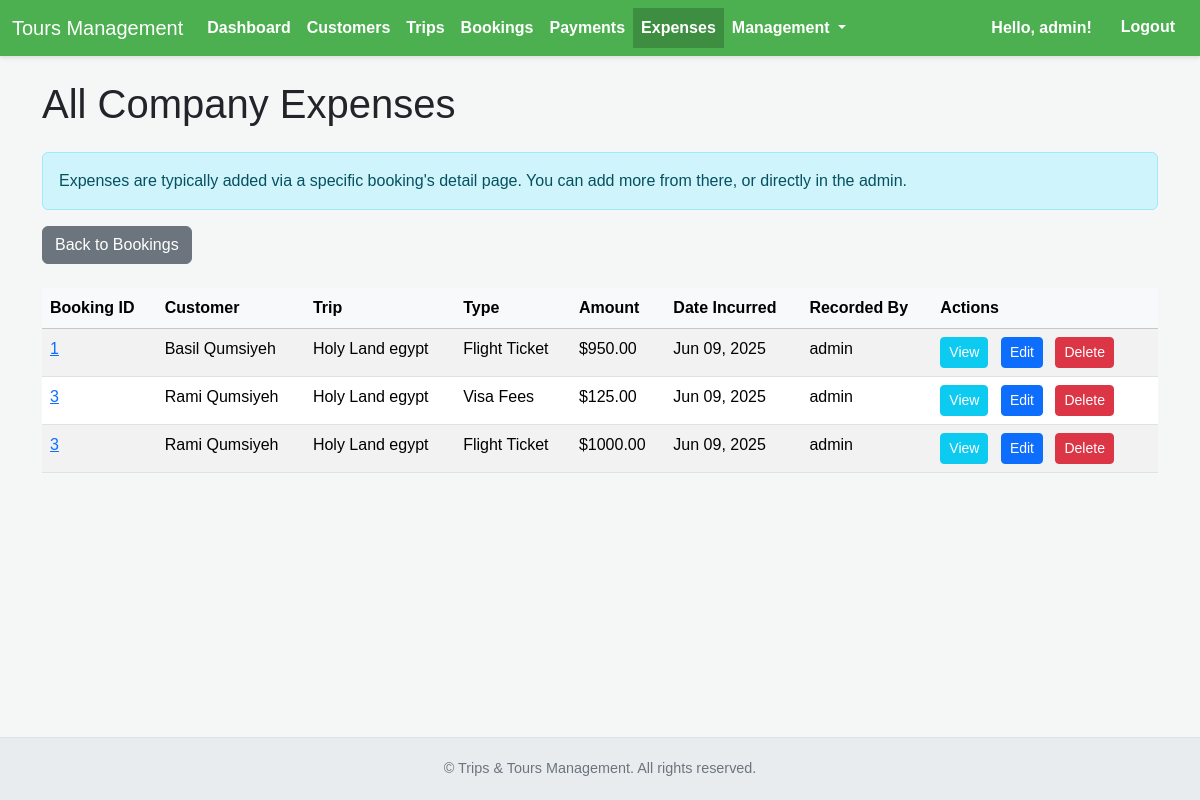
The app's page /expenses/ (signed in) with its own data.
### expenses/models.py (models this page shows, shortened)
class Expense(models.Model):
    booking = models.ForeignKey(
        Booking,
        on_delete=models.CASCADE,
        related_name='expenses',
        help_text="The booking (participant) this expense is associated with."
    )
    expense_type = models.ForeignKey( # CHANGED TO FOREIGNKEY
        ExpenseType,
        on_delete=models.PROTECT, # PROTECT to prevent deletion of an expense type if it's in use
        related_name='expenses',
        help_text="Category of the expense (e.g., flight, accommodation)."
    )
    amount = models.DecimalField(
        max_digits=10,
        decimal_places=2,
        help_text="Amount of the expense in USD."
    )
    expense_date = models.DateField(
        help_text="The date the expense was incurred or recorded."
    )
    notes = models.TextField(
        blank=True,
        help_text="Any internal notes or details about this expense."
    )
    created_by = models.ForeignKey(
        settings.AUTH_USER_MODEL,
        on_delete=models.SET_NULL,
        null=True,
        blank=True,
        related_name='expenses_created_by',
        help_text="The user who created this expense record."
    )
    date_created = models.DateTimeField(auto_now_add=True)
    last_updated = models.DateTimeField(auto_now=True)
    class Meta:
        ordering = ['-expense_date', '-date_created']
        verbose_name = "Expense"
        verbose_name_plural = "Expenses"

class ExpenseType(models.Model): # NEW MODEL
    name = models.CharField(max_length=100, unique=True, help_text="Name of the expense type (e.g., Flight Tickets, Accommodation).")
    description = models.TextField(blank=True, help_text="Brief description of this expense type.")
    class Meta:
        ordering = ['name']
        verbose_name = "Expense Type"
        verbose_name_plural = "Expense Types"

### bookings/models.py (models this page shows, shortened)
class Booking(models.Model):
    BOOKING_STATUS_CHOICES = [
        ('pending', 'Pending Confirmation'),
        ('confirmed', 'Confirmed'),
        ('cancelled', 'Cancelled'),
    ]
    PAYMENT_STATUS_CHOICES = [
        ('not_paid', 'Not Paid'),
        ('partially_paid', 'Partially Paid'),
        ('fully_paid', 'Fully Paid'),
        ('refunded', 'Refunded'),
    ]
    customer = models.ForeignKey(Customer, on_delete=models.PROTECT, related_name='bookings',
                                 help_text="The customer making this booking.")
    trip = models.ForeignKey(Trip, on_delete=models.PROTECT, related_name='bookings',
                             help_text="The trip the customer is booking.")
    price_tier = models.ForeignKey(TripPriceTier, on_delete=models.PROTECT, related_name='bookings',
                                   help_text="The chosen price tier for this booking.")
    booking_date = models.DateTimeField(auto_now_add=True)
    internal_notes = models.TextField(blank=True, help_text="Internal notes specific to this booking (e.g. initial booking remarks). For communication log, use Booking Notes below.")
    total_price = models.DecimalField(max_digits=10, decimal_places=2, default=0.00,
                                      help_text="Automatically calculated total price of the booking (tier + add-ons).")
    amount_paid = models.DecimalField(max_digits=10, decimal_places=2, default=0.00,
                                      help_text="Total amount paid by the customer for this booking.")
    booking_status = models.CharField(
        max_length=20,
        choices=BOOKING_STATUS_CHOICES,
        default='pending',
        help_text="The overall status of the booking (e.g., Pending, Confirmed, Cancelled)."
    )
    payment_status = models.CharField(
        max_length=20,
        choices=PAYMENT_STATUS_CHOICES,
        default='not_paid',
        help_text="The payment status based on payments received."
    )
    class Meta:
        ordering = ['-booking_date']
        verbose_name = "Booking"
        verbose_name_plural = "Bookings"
        unique_together = ['customer', 'trip']

### customers/models.py (models this page shows, shortened)
class Customer(models.Model):
    first_name = models.CharField(max_length=100)
    last_name = models.CharField(max_length=100)
    email = models.EmailField(blank=True, null=True, unique=True,
                              help_text="Primary email address for communication. Keep unique if possible.")
    phone_number = models.CharField(max_length=20, blank=True, null=True)
    passport_number = models.CharField(max_length=50, blank=True, null=True, unique=True,
                                       help_text="Customer's passport number.")
    passport_issue_date = models.DateField(blank=True, null=True,
                                          help_text="Date passport was issued.")
    passport_expiry_date = models.DateField(blank=True, null=True,
                                           help_text="Date passport expires.")
    date_of_birth = models.DateField(blank=True, null=True)
    dietary_restrictions = models.TextField(blank=True, help_text="Any specific dietary needs or allergies.")
    emergency_contact_name = models.CharField(max_length=200, blank=True, null=True)
    emergency_contact_relationship = models.CharField(max_length=100, blank=True, null=True)
    emergency_contact_phone = models.CharField(max_length=20, blank=True, null=True)
    emergency_contact_email = models.EmailField(blank=True, null=True)
    date_added = models.DateTimeField(auto_now_add=True)
    last_updated = models.DateTimeField(auto_now=True)
    class Meta:
        ordering = ['last_name', 'first_name']
        verbose_name = "Customer"
        verbose_name_plural = "Customers" # Corrected typo
    @property
    def full_name(self):
        return f"{self.first_name} {self.last_name}"

### trips/models.py (models this page shows, shortened)
class Trip(models.Model):
    TRIP_STATUS_CHOICES = [
        ('open', 'Open for Booking'),
        ('confirmed', 'Confirmed'),
        ('full', 'Full'),
        ('cancelled', 'Cancelled'),
        ('completed', 'Completed'),
    ]
    name = models.CharField(max_length=200, unique=True, help_text="Unique name for the trip package.")
    destination = models.CharField(max_length=255, blank=True, help_text="Primary destination or region of the trip.")
    start_date = models.DateField()
    end_date = models.DateField()
    internal_notes = models.TextField(blank=True, help_text="Notes for internal staff only, not for customers.")
    detailed_itinerary = models.TextField(blank=True, help_text="A comprehensive description of the trip itinerary.")
    max_capacity = models.PositiveIntegerField(blank=True, null=True, help_text="Maximum number of travelers this trip can accommodate.")
    min_travelers = models.PositiveIntegerField(blank=True, null=True, help_text="Minimum number of travelers required for the trip to proceed.")
    status = models.CharField(
        max_length=20,
        choices=TRIP_STATUS_CHOICES,
        default='open',
        help_text="Current status of the trip (e.g., Open, Confirmed, Cancelled)."
    )
    date_created = models.DateTimeField(auto_now_add=True)
    last_updated = models.DateTimeField(auto_now=True)
    class Meta:
        ordering = ['start_date', 'name']
        verbose_name = "Trip"
        verbose_name_plural = "Trips"
        unique_together = ['name', 'start_date']

### expenses/views.py (the view)
# urls.py: path('', views.expense_list, name='expense_list'),
@login_required
def expense_list(request):
    expenses = Expense.objects.select_related('booking__customer', 'booking__trip', 'expense_type', 'created_by').all() # Add expense_type
    context = {
        'expenses': expenses
    }
    return render(request, 'expenses/expense_list.html', context)

### expenses/templates/expenses/expense_list.html (shortened to what this page needs)
{% extends "base.html" %}
{% load app_filters %}
{% block content %}
    <h1 class="mb-4">All Company Expenses</h1>
    <p class="alert alert-info">Expenses are typically added via a specific booking's detail page. You can add more from there, or directly in the admin.</p>
    <div class="mb-4">
        <a href="{% url 'booking_list' %}" class="btn btn-secondary">Back to Bookings</a>
    </div>
    {% if expenses %}
        <div class="table-responsive">
            <table class="table table-striped table-hover">
                <thead class="table-light">
                    <tr>
                        <th scope="col">Booking ID</th>
                        <th scope="col">Customer</th>
                        <th scope="col">Trip</th>
                        <th scope="col">Type</th>
                        <th scope="col">Amount</th>
                        <th scope="col">Date Incurred</th>
                        <th scope="col">Recorded By</th>
                        <th scope="col">Actions</th>
                    </tr>
                </thead>
                <tbody>
                    {% for expense in expenses %}
                        <tr>
                            <td><a href="{% url 'booking_detail' expense.booking.pk %}">{{ expense.booking.pk }}</a></td>
                            <td>{{ expense.booking.customer.full_name }}</td>
                            <td>{{ expense.booking.trip.name }}</td>
                            <td>{{ expense.expense_type.name }}</td>
                            <td>${{ expense.amount|floatformat:2 }}</td>
                            <td>{{ expense.expense_date|date:"M d, Y" }}</td>
                            <td>{{ expense.created_by.username|default:"N/A" }}</td>
                            <td class="action-links">
                                <a href="{% url 'expense_detail' expense.pk %}" class="btn btn-sm btn-info text-white">View</a>
                                <a href="{% url 'expense_update' expense.pk %}" class="btn btn-sm btn-primary">Edit</a>
                                <a href="{% url 'expense_delete' expense.pk %}" class="btn btn-sm btn-danger delete-link">Delete</a>
                            </td>
                        </tr>
                    {% endfor %}
                </tbody>
            </table>
        </div>
    {% else %}
        <p class="alert alert-info">No company expenses found.</p>
    {% endif %}
{% endblock content %}

### templates/base.html (shortened to what this page needs)
{% load static %}
<!DOCTYPE html>
<html lang="en">
<head>
    <link href="https://cdn.jsdelivr.net/npm/bootstrap@5.3.3/dist/css/bootstrap.min.css" rel="stylesheet">
</head>
<body>
    <nav class="navbar navbar-expand-lg">
        <div class="container-fluid">
            <a class="navbar-brand text-white" href="{% url 'dashboard' %}">Tours Management</a>
            <div class="collapse navbar-collapse" id="navbarNav">
                <ul class="navbar-nav me-auto mb-2 mb-lg-0">
                    <li class="nav-item">
                        <a class="nav-link {% if request.resolver_match.url_name == 'dashboard' %}active{% endif %}" href="{% url 'dashboard' %}">Dashboard</a>
                    </li>
                    <li class="nav-item">
                        <a class="nav-link {% if 'customer' in request.path %}active{% endif %}" href="{% url 'customer_list' %}">Customers</a>
                    </li>
                    <li class="nav-item">
                        <a class="nav-link {% if 'trip' in request.path and not 'booking' in request.path %}active{% endif %}" href="{% url 'trip_list' %}">Trips</a>
                    </li>
                    <li class="nav-item">
                        <a class="nav-link {% if 'booking' in request.path %}active{% endif %}" href="{% url 'booking_list' %}">Bookings</a>
                    </li>
                    <li class="nav-item">
                        <a class="nav-link {% if 'payment' in request.path %}active{% endif %}" href="{% url 'payment_list' %}">Payments</a>
                    </li>
                    <li class="nav-item">
                        <a class="nav-link {% if 'expense' in request.path and 'types' not in request.path %}active{% endif %}" href="{% url 'expense_list' %}">Expenses</a>
                    </li>
                    <li class="nav-item dropdown">
                        <a class="nav-link dropdown-toggle {% if 'types' in request.path %}active{% endif %}" href="#" id="navbarDropdownManagement" role="button" data-bs-toggle="dropdown" aria-expanded="false">
                            Management
                        </a>
                    </li>
                </ul>
                <div class="d-flex">
                    {% if user.is_authenticated %}
                        <span class="navbar-text me-3">Hello, {{ user.username }}!</span>
                        <form action="{% url 'logout' %}" method="post" class="d-inline">
                            <button type="submit" class="btn btn-link text-white">Logout</button>
                        </form>
                    {% else %}
                        <a class="nav-link text-white" href="{% url 'login' %}">Login</a>
                    {% endif %}
                </div>
            </div>
        </div>
    </nav>
    <div class="container flex-grow-1 my-4">
        {% block content %}{% endblock content %}
    </div>
    <footer>
        © {{ "now"|date:"Y" }} Trips & Tours Management. All rights reserved.
    </footer>
</body>
</html>

### templates/base.html (style rules this page uses)
body { font-family: Arial, sans-serif; background-color: #f4f7f6; display: flex; flex-direction: column; min-height: 100vh; }
.navbar { background-color: #4CAF50; box-shadow: 0 2px 4px rgba(0,0,0,0.1); }
.navbar .nav-link { color: white !important; font-weight: bold; transition: background-color 0.3s ease; }
.navbar .nav-link.active { background-color: #3e8e41; }
.navbar .navbar-text { color: white; font-weight: bold; }
.navbar .btn-link { color: white; font-weight: bold; text-decoration: none; transition: background-color 0.3s ease; }
.action-links a { margin-right: 8px; text-decoration: none; }
.action-links a.btn-danger { color: white; }
footer { margin-top: auto; padding: 1.25rem; text-align: center; color: #6c757d; font-size: 0.9em; background-color: #e9ecef; border-top: 1px solid #dee2e6; }

### records on screen
Expense: booking.pk "1", booking.customer.full_name "Basil Qumsiyeh", booking.trip.name "Holy Land egypt", expense_type.name "Flight Ticket", amount "950.00", expense_date "Jun 09, 2025", created_by.username "admin"
Expense: booking.pk "3", booking.customer.full_name "Rami Qumsiyeh", booking.trip.name "Holy Land egypt", expense_type.name "Visa Fees", amount "125.00", expense_date "Jun 09, 2025", created_by.username "admin"
Expense: booking.pk "3", booking.customer.full_name "Rami Qumsiyeh", booking.trip.name "Holy Land egypt", expense_type.name "Flight Ticket", amount "1000.00", expense_date "Jun 09, 2025", created_by.username "admin"

### other values on screen
{{ user.username }} "admin"
